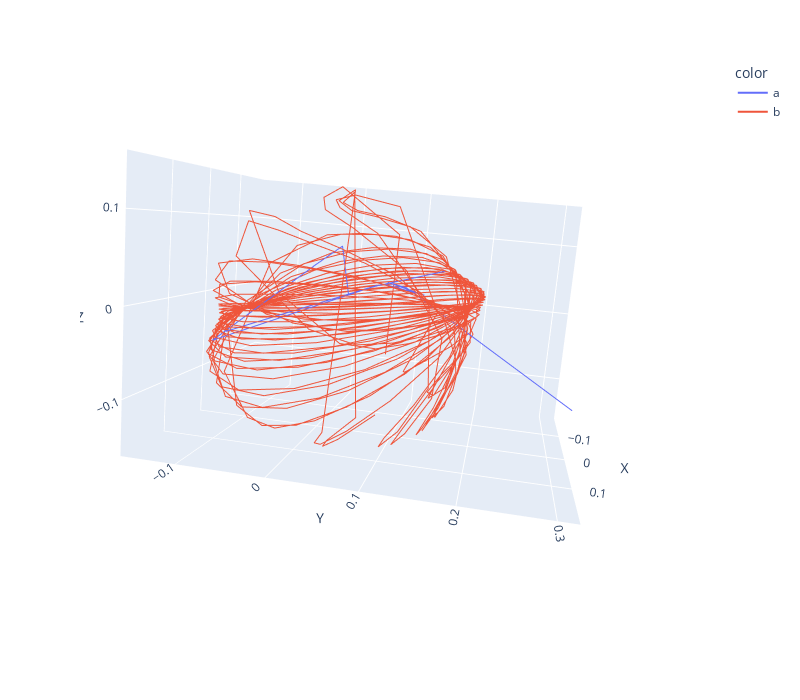

The notebook cell saved with this chart:
### Code cell
import plotly.graph_objects as go
import plotly.express as px

fig = px.line_3d(df, x='X', y='Y', z='Z', color="color")
fig.update_layout(
    width=800,
    height=700)
fig.show()

### Figure 1 — Plotly figure (JSON) as saved in the notebook; plotly's stock layout.template omitted (floating-point values rounded to 4 significant figures; data arrays with more than 128 entries replaced by an {"elided": "..."} marker saying what was removed)
{"data": [{"hovertemplate": "color=a<br>X=%{x}<br>Y=%{y}<br>Z=%{z}<extra></extra>", "legendgroup": "a", "line": {"color": "#636efa", "dash": "solid"}, "marker": {"symbol": "circle"}, "mode": "lines", "name": "a", "scene": "scene", "showlegend": true, "type": "scatter3d", "x": [-0.09294, -0.01482, -0.03694, 0.01459, -0.0914, -0.09161, -0.06104, 0.1256, -0.1073, -0.135, -0.04657, -0.1195, -0.1252, -0.125, -0.1391, 0.02074, -0.1299, -0.1353, -0.1392, -0.1251, -0.1451, -0.1482, -0.1486, -0.102, -0.1159, 0.1034, -0.1229, 0.1271], "y": [0.1012, 0.1751, 0.1542, 0.203, 0.1026, 0.1024, 0.1314, 0.308, 0.08757, 0.05554, 0.1212, 0.05351, 0.04959, 0.04973, 0.04, 0.1502, 0.04636, 0.04263, 0.03992, 0.04779, 0.02027, -0.00418, -0.004379, -0.007901, -0.04853, -0.1045, 0.04274, -0.0788], "z": [0.01613, -0.01378, -0.005316, -0.02505, 0.01553, 0.01561, 0.003897, -0.06759, 0.02162, 0.02401, 0.01996, 0.0222, 0.02075, 0.0208, 0.01719, 0.05812, 0.01956, 0.01817, 0.01717, 0.02039, 0.009704, -0.0009463, -0.001489, 0.0713, 0.04073, -0.04342, 0.01924, -0.02652]}, {"hovertemplate": "color=b<br>X=%{x}<br>Y=%{y}<br>Z=%{z}<extra></extra>", "legendgroup": "b", "line": {"color": "#EF553B", "dash": "solid"}, "marker": {"symbol": "circle"}, "mode": "lines", "name": "b", "scene": "scene", "showlegend": true, "type": "scatter3d", "x": {"elided": "548 float values"}, "y": {"elided": "548 float values"}, "z": {"elided": "548 float values"}}], "layout": {"dragmode": "zoom", "height": 700, "legend": {"title": {"text": "color"}, "tracegroupgap": 0}, "margin": {"t": 60}, "scene": {"aspectmode": "auto", "aspectratio": {"x": 0.9902, "y": 1.236, "z": 0.8172}, "camera": {"center": {"x": 0.02306, "y": 0.05643, "z": -0.0795}, "eye": {"x": 2.136, "y": 0.3571, "z": 0.2854}, "projection": {"type": "perspective"}, "up": {"x": -0.1533, "y": -0.1143, "z": 0.9816}}, "domain": {"x": [0, 1], "y": [0, 1]}, "dragmode": "orbit", "xaxis": {"title": {"text": "X"}, "type": "linear"}, "yaxis": {"title": {"text": "Y"}, "type": "linear"}, "zaxis": {"title": {"text": "Z"}, "type": "linear"}}, "width": 800}}
